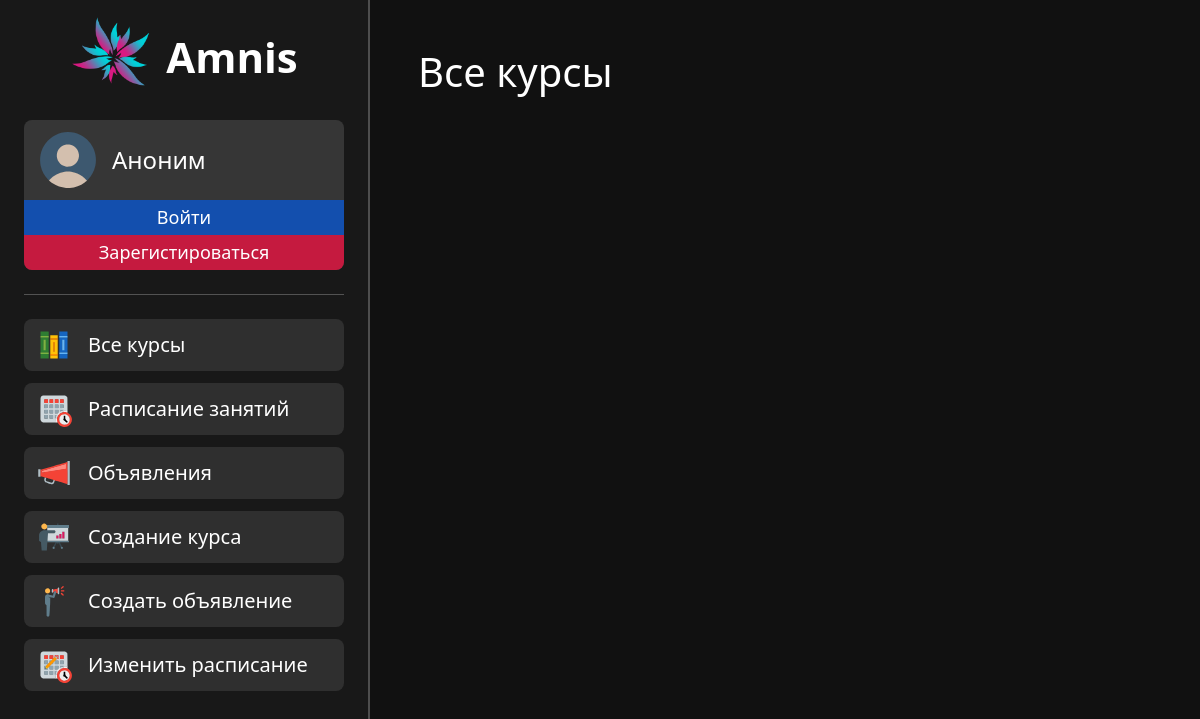
The app's page /course/all_courses, older data.
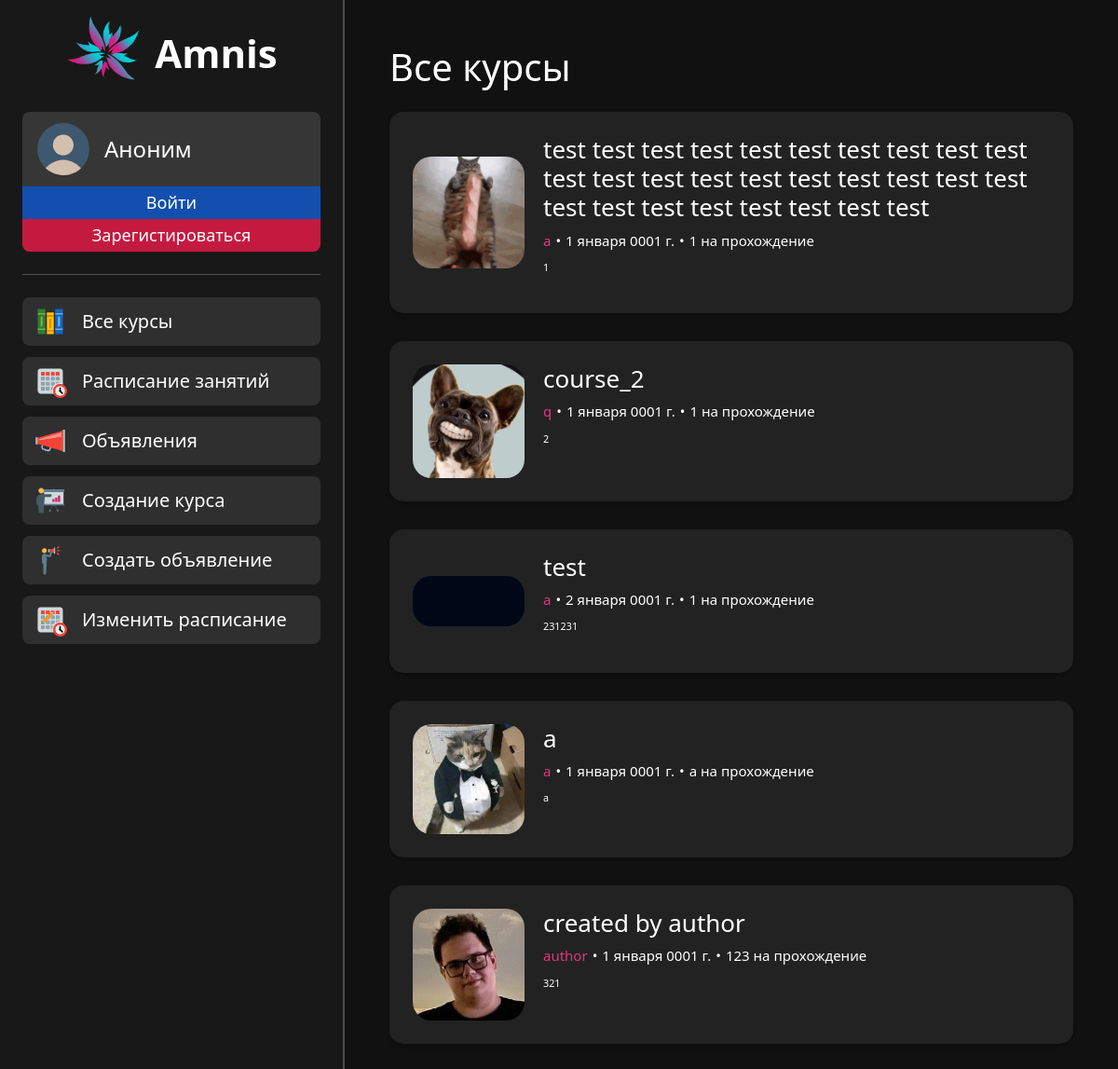
The same page, newer data.
### main/models.py (models this page shows, shortened)
class Course(models.Model):
    title = models.CharField('Title', max_length=250)
    course_image = models.ImageField('Course image', upload_to="photo_files", null=True, blank=True)
    author_id = models.ForeignKey(User, blank=True, on_delete=models.CASCADE)
    date = models.DateField('Date', blank=True, default=datetime.date(1, 1, 1))
    time_to_read = models.CharField('Time to read', max_length=50)
    description = models.CharField('Description', max_length=500)
    content = models.TextField('Content')
    class Meta:
        verbose_name = "Course"
        verbose_name_plural = "Courses"

### main/views.py (the view)
# urls.py: path('course/all_courses', views.all_courses_view, name='all_courses'),
def all_courses_view(request):
    courses = Course.objects.all()
    role = get_role(request.user)
    ava = get_ava(request.user)
    return render(request, 'main/all_courses.html', {'courses': courses, 'user': request.user, 'role': role, 'ava': ava})

### main/views.py (called while the page is built, shortened)
def get_role(user):
    template = ""
    return template

def get_ava(user):
    if user.is_authenticated:
        profiles_ava = ProfileInfo.objects.filter(name=user).get().avatar
        return profiles_ava
    else:
        return ""

### main/templates/main/all_courses.html (shortened to what this page needs)
{% load static %}
<!doctype html>
<html lang="en">
<head>
    <link rel="stylesheet" href="https://cdn.jsdelivr.net/npm/bootstrap@5.2.3/dist/css/bootstrap.min.css">
    <link rel="stylesheet" href="https://cdn.jsdelivr.net/npm/bootstrap-icons@1.10.2/font/bootstrap-icons.css">
    <link rel="stylesheet" href="{% static 'main/css/common.css'%}">
    <link rel="stylesheet" href="{% static 'main/css/all_courses.css'%}">
</head>
<body>
    {% include 'main/navigation.html' %}
    <div class="aside_container">
      <h1 class="courses_text_title">Все курсы</h1>
    <div class="all_courses_body">
    {% for c in courses %}
      <div class="common_form course">
        <div class="image_and_desc">
            <div class="img_container">
                <img class="course_image" src="/media/{{ c.course_image }}">
            </div>
            <div class="course_desc course__course_desc">
              <h2 class="course_title_h">
                <a class="course_title" href="{% url 'course' course_id=c.id %}">{{c.title}}</a>
              </h2>
              <div class="author_and_time_to_pass">
                <p class="author">{{c.author_id.username}}</p>
                <div class="split_point">•</div>
                <p class="time_to_pass author_and_time_to_pass__time_to_pass">{{c.date}}</p>
                <div class="split_point">•</div>
                <p class="time_to_pass author_and_time_to_pass__time_to_pass">{{c.time_to_read}} на прохождение</p>
              </div>
              <p class="course_desc">
                  {{c.description}}
              </p>
            </div>
        </div>
      </div>
    {% endfor %}
    </div>
</div>
</body>
</html>

### main/templates/main/navigation.html
{% load static %}
<aside class="navigation_sidebar">
    <link rel="stylesheet" href="{% static 'main/css/navigation.css'%}">
    <a href="/" style="color: white; text-decoration: none;">
        <div id="logo_holder">
            <img src="{% static 'main/img/logo.png' %}" alt="logo">
            <span id="logo_desc">Amnis</span>
        </div>
    </a>
    {% if user.is_authenticated %}
        <div id="user_card">
            <div id="user_preview">
                <img id="ava" src="/media/{{ava}}">
                <div id="user_info">
                    <h4 id="user_id">{{user}}</h4>
                    <h5 id="user_role">{{role}}</h5>
                </div>
                <a id="to_profile" href="{% url 'profile' %}"><img id="to_profile_img" src="/static/main/img/arrow.svg"></a>
            </div>
            <a id="logout" href="{% url 'logout' %}">Выйти</a>
        </div>
    {% else %}
        <div id="anon_card">
            <div id="anon_preview">
                <img id="anon_ava" src="/static/main/img/dummy_avatar.svg">
                <h4 id="anon_id">Аноним</h4>
            </div>
            <a id="to_login" href="{% url 'login_view' %}">Войти</a>
            <a id="to_reg" href="{% url 'registration' %}">Зарегистироваться</a>
        </div>
    {% endif %}
    <hr>
    <div class="navigation_list">
        <a class="navigation_list_ref" href="{% url 'all_courses' %}">
            <div class="nav_list_sect">
                <img class="nav_sect_img" src="/static/main/img/all_courses.svg">
                <h5>Все курсы</h5>
            </div>
        </a>
        <a class="navigation_list_ref" href="{% url 'timetable' %}">
            <div class="nav_list_sect">
                <img class="nav_sect_img" src="/static/main/img/timetable.svg">
                <h5>Расписание занятий</h5>
            </div>
        </a>
        <a class="navigation_list_ref" href="{% url 'announcements' %}">
            <div class="nav_list_sect">
                <img class="nav_sect_img" src="/static/main/img/announcements.svg">
                <h5>Объявления</h5>
            </div>
        </a>
        <a class="navigation_list_ref" href="{% url 'course_change' command='add' course_id=0 %}">
            <div class="nav_list_sect">
                <img class="nav_sect_img" src="/static/main/img/course_create.svg">
                <h5>Создание курса</h5>
            </div>
        </a>
        <a class="navigation_list_ref" href="{% url 'announcements_create' %}">
            <div class="nav_list_sect">
                <img class="nav_sect_img" src="/static/main/img/announcements_create.svg">
                <h5>Создать объявление</h5>
            </div>
        </a>
        <a class="navigation_list_ref" href="{% url 'timetable_edit' %}">
            <div class="nav_list_sect">
                <img class="nav_sect_img" src="/static/main/img/edit_timetable.svg">
                <h5>Изменить расписание</h5>
            </div>
        </a>
    </div>
</aside>

### main/static/main/css/common.css (style rules this page uses)
:root { --white-color: #ffffff; --white-color-hover: #dddddd; --white-color-active: #aaaaaa; --add-green-color: #26e144; --add-green-color-hover: #23cc3f; --add-green-color-active: #1eb337; --cyan-color: #75fbf6; --cyan-color-hover: #02e3dc; --cyan-color-active: #00bfb9; --magenta-color: #ea337b; --magenta-color-hover: #cc2d6d; --magenta-color-active: #b3275f; --dark-white9-color: #999999; --darkgrey2-color: #222222; --darkgrey-color: #333333; --darkgrey-color-hover: #2b2b2b; --semi-darkgrey-color: #414141; --dark-cyan-color: #173f4c; --error-red-color: #ff5757; }
html, body { padding: 0; margin: 0; width: 100%; height: 100%; background-color:#111111; color: white; }
.common_form { color: white; display: flex; flex-direction: column; align-items: center; background-color: var(--darkgrey2-color); padding: 25px; border-radius: 15px; box-shadow: 0px 2px 4px rgba(0, 0, 0, 0.3); }
.split_point { margin: 0 5px 0 5px; }
.aside_container { margin-left: var(--navigation-offset); padding: 48px; }

### main/static/main/css/all_courses.css (style rules this page uses)
html, body { padding: 0; margin: 0; width: 100%; height: 100%; background-color:#111111; color: white; }
.all_courses_body { display: flex; flex-direction: column; height: 100%; }
.courses_text_title { margin-bottom: 24px; }
.course { display: flex; flex-direction: row; justify-content: space-between; margin-bottom: 30px; }
.course__course_desc { margin-left: 20px; }
.img_container { display: flex; align-items: center; }
.course_image { width: 10vw; border-radius: 20px; }
.author_and_time_to_pass { display: flex; font-size: 0.7vw; margin-top: 5px; margin-bottom: 10px; font-size: 15px; }
.course_title { margin: 0px; color: white; text-decoration: none; font-size: 26px; }
.author { color: var(--magenta-color); margin-bottom: 0px; }
.time_to_pass { margin-bottom: 0px; }
.course_title_h { font-size: 1.5vw; }
.course_desc { font-size: 0.9vw; }
.image_and_desc { display: flex; }

### main/static/main/css/navigation.css (style rules this page uses)
:root { --navigation-width: 320px; --horizontal-padding: 24px; --border-width: 2px; --navigation-offset: calc(var(--navigation-width) + 2*var(--horizontal-padding) + var(--border-width)); }
.navigation_sidebar { position: fixed; background: #181818; width: var(--navigation-width); padding: 16px var(--horizontal-padding); height: 100%; color: white; border-right: var(--border-width) solid #4d4d4d; box-sizing: content-box; }
.navigation_list { padding: 0; box-sizing: content-box; height: 100%; margin-top: 24px; }
.navigation_list_ref { text-decoration: none; }
.nav_list_sect { display: flex; flex-direction: row; background-color: #2f2f2f; border-radius: 8px; padding: 8px 12px; align-items: center; margin-bottom: 12px; }
.nav_list_sect h5 { color: white; margin: 0; }
.nav_sect_img { width: 36px; height: 36px; margin-right: 16px; }
#logo_holder { display: flex; flex-direction: row; align-items: center; justify-content: center; margin-bottom: 24px; }
#logo_holder img { width: 80px; }
#logo_desc { font-size: 42px; margin-left: 16px; font-weight: bold; }
#anon_card, #user_card { display: flex; flex-direction: column; background-color: #363636; border-radius: 8px; margin-bottom: 24px; }
#anon_ava, #ava { width: 56px; height: 56px; margin-right: 16px; }
#anon_preview, #user_preview { display: flex; align-items: center; padding: 12px 16px; }
#anon_id, #user_id { font-size: 24px; margin: 0; color: white; }
#to_login, #to_reg, #logout { padding: 4px 8px; font-size: 18px; text-align: center; cursor: pointer; color: white; text-decoration: none; }
#to_reg, #logout { background-color: #c51a3f; border-radius: 0 0 8px 8px; }
#to_login { background-color: #134fae; }

Row changes from the older to the newer data that the page shows:
added Course: course_image (picture), title "test test test test test test test test test test test test test test test test test test test test test test test test test test test test", author_id.username "a", date "1 января 0001 г.", time_to_read "1", description "1"
added Course: course_image (picture), title "course_2", author_id.username "q", date "1 января 0001 г.", time_to_read "1", description "2"
added Course: course_image (picture), title "test", author_id.username "a", date "2 января 0001 г.", time_to_read "1", description "231231"
added Course: course_image (picture), title "a", author_id.username "a", date "1 января 0001 г.", time_to_read "a", description "a"
added Course: course_image (picture), title "created by author", author_id.username "author", date "1 января 0001 г.", time_to_read "123", description "321"
